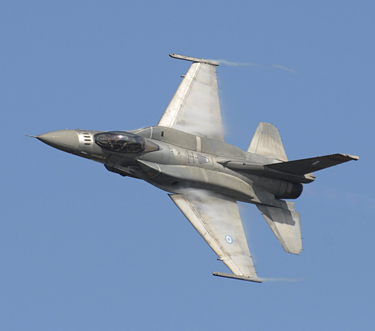
#> input picture data/plane.bmp, 375 x 331 px
$ python 2017csb1084_HarrisCornerDetector.py
#> lines starting #> are read from the running program, lines starting #| are printed output that depends on the picture; long printed decimals are rounded
# Harris corner detector
import numpy as np
import matplotlib.pyplot as plt
import matplotlib.image as mpimg
from scipy.ndimage import gaussian_filter
from scipy.ndimage import filters
from scipy.ndimage import convolve
import operator


# my 5*5 sobel filter
def myFilter(img, flag):
    if(flag == 1):
        Fx = np.array([[-1,0,+1], [-2,0,+2], [-1,0,+1]])
        out = convolve(img, Fx)
    else:
        Fy = np.array([[-1,-2,-1], [0,0,0], [+1,+2,+1]])
        out = convolve(img, Fy)
    return out

def HarrisCorner(img_cpy, gray_img, Harris_const, window):
    Fx = np.zeros(gray_img.shape)
    Fx = myFilter(gray_img,1)
    Fy = np.zeros(gray_img.shape)
    Fy = myFilter(gray_img,0)
    Fxx = Fx**2
    Fyy = Fy**2
    Fxy = Fx*Fy

    height, width, channels = img_cpy.shape
    offset = int(window/2)
    cornerList = []
    cornerList2 = []
    Th = 4

    for y in range(offset, height-offset):
        for x in range(offset, width-offset):
            Sxx = np.sum(Fxx[y-offset:y+offset+1, x-offset:x+offset+1])
            Syy = np.sum(Fyy[y-offset:y+offset+1, x-offset:x+offset+1])
            Sxy = np.sum(Fxy[y-offset:y+offset+1, x-offset:x+offset+1])
            det = (Sxx * Syy) - (Sxy**2)
            trace = Sxx + Syy
            r = det - Harris_const * (trace**2)
            if r > Th:
                cornerList.append([x, y, r])

    print(len(cornerList))
    cornerList.sort(key=operator.itemgetter(2), reverse=True)
    cornerList2 = cornerList
    for i in range (len(cornerList)):
        X1, Y1, R1 = cornerList[i]
        arr1 = [0,0,1,1,1,-1,-1,-1]
        arr2 = [1,-1,0,1,-1,0,1,-1]
        for j in range(8):
            for z in range(len(cornerList)):
                if(cornerList[z][0]==X1+arr1[j] and cornerList[z][1]==Y1+arr2[j] and cornerList[z][2]<R1):
                    cornerList2[z][2] = 0

    cornerList2.sort(key=operator.itemgetter(2), reverse=True)
    mini = min(100,len(cornerList2))
    print(mini)
    for i in range (mini):
        X1, Y1, R1 = cornerList2[i]
        print(i,' --- ',R1)
        if(R1<=0):
            break;
        img_cpy[Y1,X1] = [255,0,0]

    plt.imshow(img_cpy)
    plt.show()
    return img_cpy


img_name = 'plane'
img = mpimg.imread('data/'+img_name+'.bmp')
#> img is the input picture: shape (331, 375, 3); mean R, G, B 119.8, 145, 180.2
img_cpy = img.copy()

def rgb2gray(rgb):
    return np.dot(rgb[...,:3], [0.2989, 0.5870, 0.1140])

gray_img = rgb2gray(img)
#> in rgb2gray, `return np.dot(rgb[...,:3], [0.2989, 0.5870, 0.1140])`:
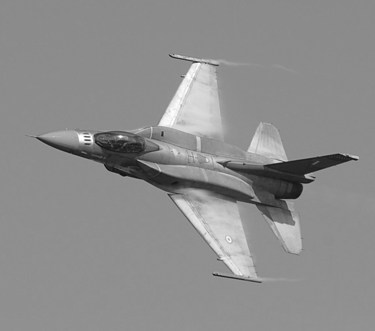
#> returned value: shape (331, 375) float64; min 14.47, max 255, mean 141.4
gray_img = gray_img/np.max(gray_img)
img_cpy=HarrisCorner(img_cpy, gray_img, 0.04, 3)
#> in myFilter, `out = convolve(img, Fx)`:
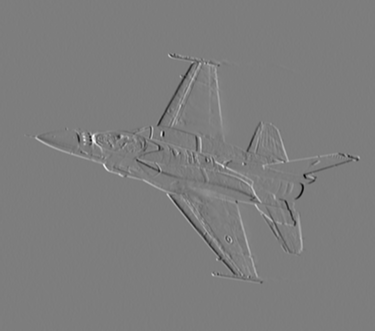
#> out: shape (331, 375) float64; min -2.01, max 2.07, mean -1.03e-05; drawn with min black and max white
#> call 2 of myFilter, with flag = 0
#> in myFilter (call 2), `out = convolve(img, Fy)`:
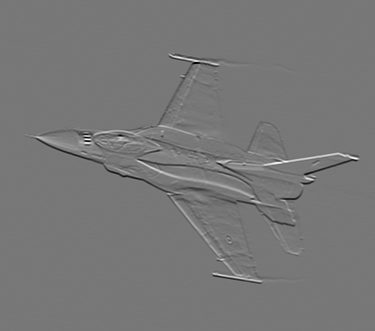
#> out: shape (331, 375) float64; min -2.5, max 2.81, mean -0.000586; drawn with min black and max white
#> in HarrisCorner, `Fxx = Fx**2`:
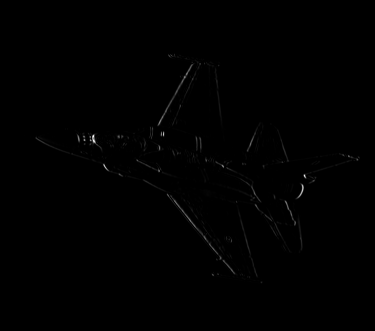
#> Fxx: shape (331, 375) float64; min 0, max 4.3, mean 0.0132; drawn with min black and max white
#> in HarrisCorner, `Fxy = Fx*Fy`:
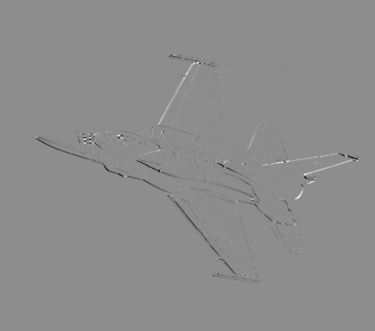
#> Fxy: shape (331, 375) float64; min -2.36, max 1.91, mean -0.0059; drawn with min black and max white
#> after the loop in HarrisCorner, `for y in range(offset, height-offset):`: cornerList = 409 items, first 6: [169, 54, 7.14], [170, 54, 5.25], [168, 55, 5.01], [169, 55, 11.62], [170, 55, 7.24], [173, 55, 13.59]
#| 409
#> in HarrisCorner, `cornerList2 = cornerList`: cornerList2 = 409 items, first 6: [305, 175, 127.2], [85, 140, 119.6], [89, 140, 105], [85, 139, 102.3], [304, 175, 99.99], [85, 138, 96.93]
#> the loop in HarrisCorner, `for i in range (len(cornerList)):` made 409 passes
#> after the loop in HarrisCorner, `for i in range (len(cornerList)):`: cornerList2 = 409 items, first 6: [305, 175, 127.2], [85, 140, 119.6], [89, 140, 105], [85, 139, 0], [304, 175, 0], [85, 138, 96.93]
#> in HarrisCorner, `mini = min(100,len(cornerList2))`: mini = 100
#| 100
#> the loop in HarrisCorner, `for i in range (mini):` made 100 passes
#> (X1, Y1, R1) on passes 1 to 12: (305, 175, 127.2), (85, 140, 119.6), (89, 140, 105), (85, 138, 96.93), (119, 136, 95.04), (89, 138, 92.68), (84, 136, 65.68), (356, 159, 59.58), (121, 136, 59.32), (89, 136, 56.87), (303, 184, 47.51), (91, 140, 43.53)
#| 0  ---  127.247
#| 1  ---  119.577
#| 2  ---  104.965
#| 3  ---  96.930
#| 4  ---  95.044
#| 5  ---  92.677
#| 6  ---  65.679
#| 7  ---  59.584
#> (further printed lines are left out)
mpimg.imsave('Result_harris/'+img_name+'.bmp',img_cpy)
